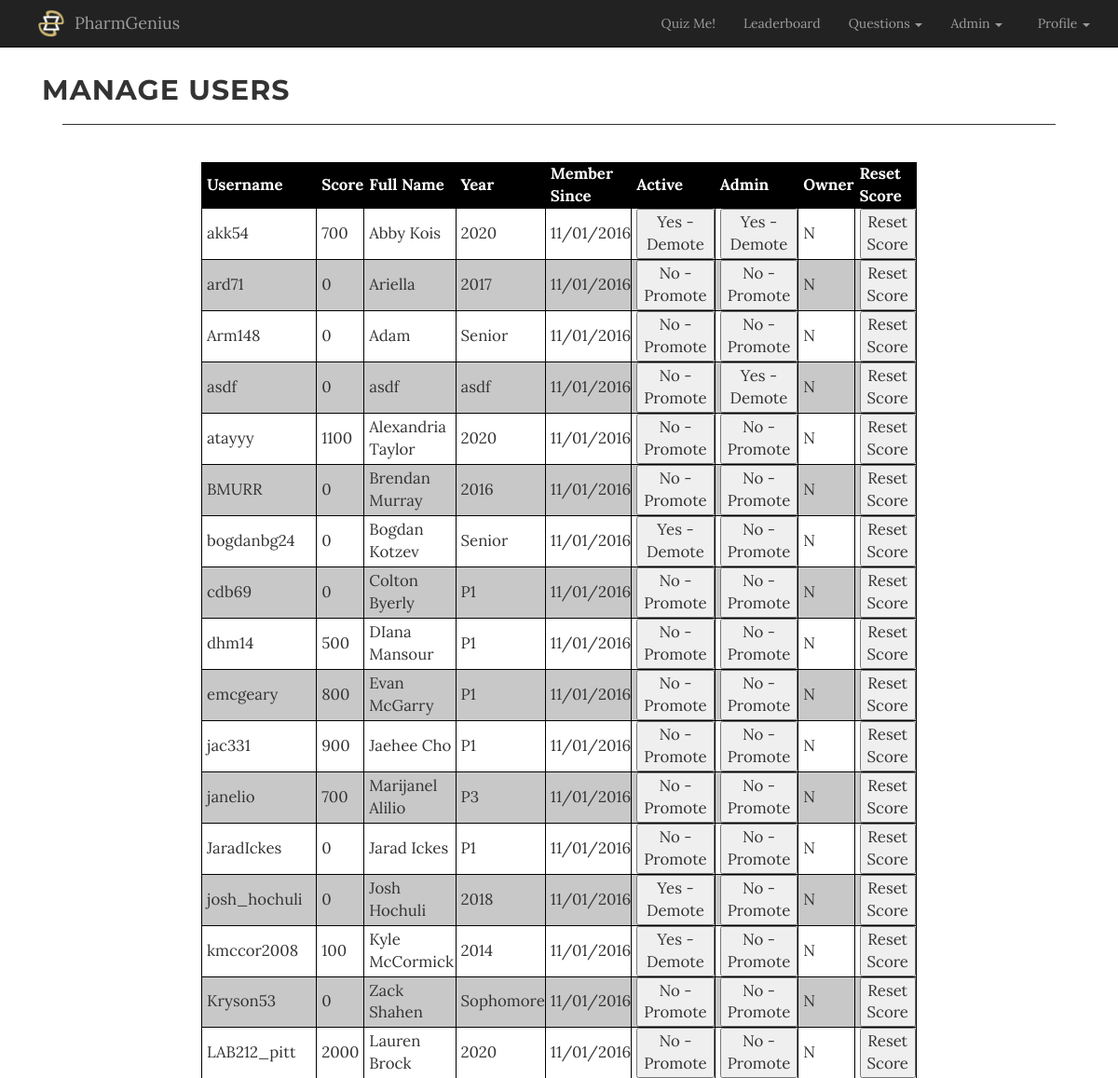
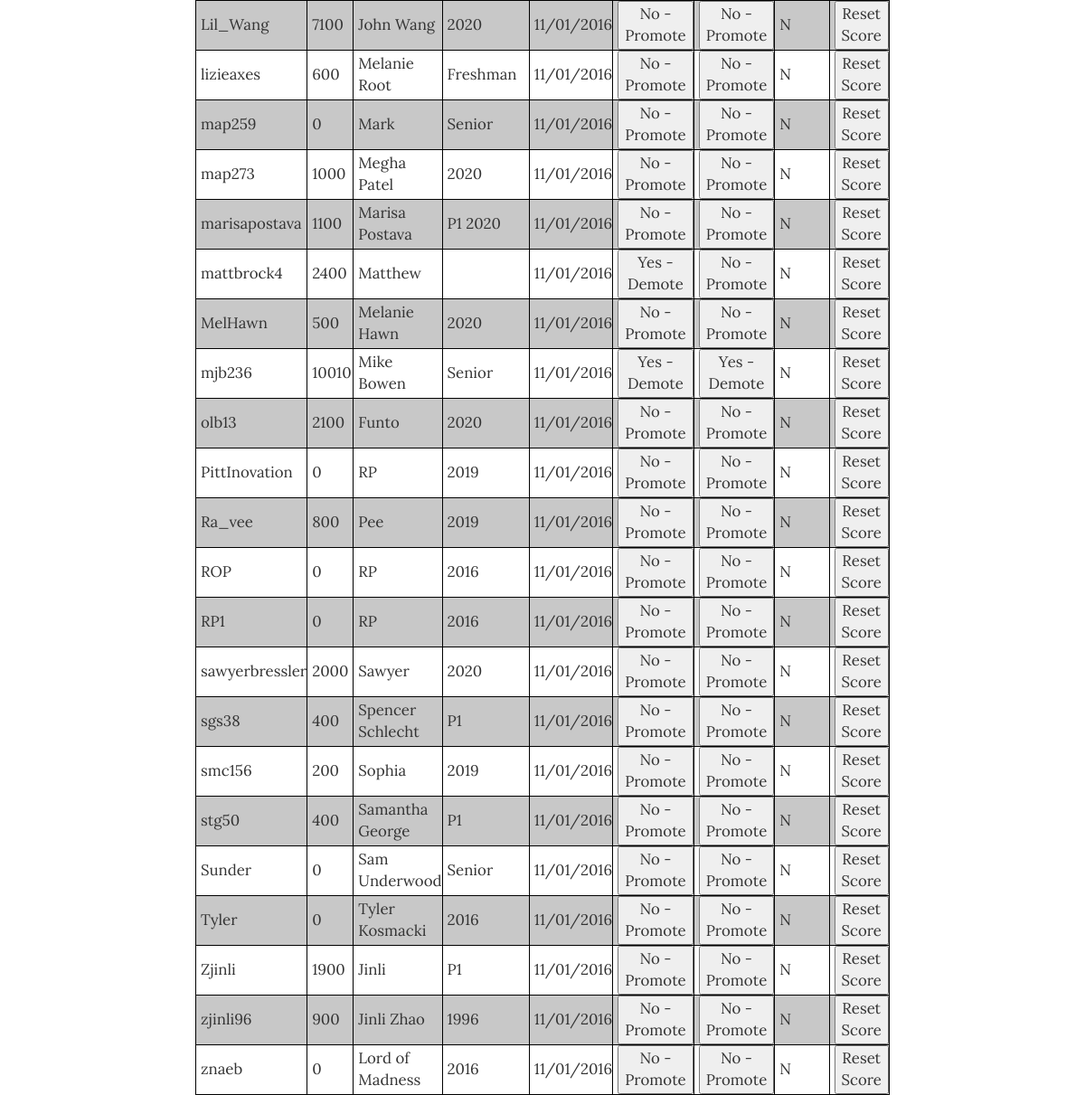
/manage_users.php (signed in, upper part), run on an earlier commit of the app's database (2 pictures, top to bottom).
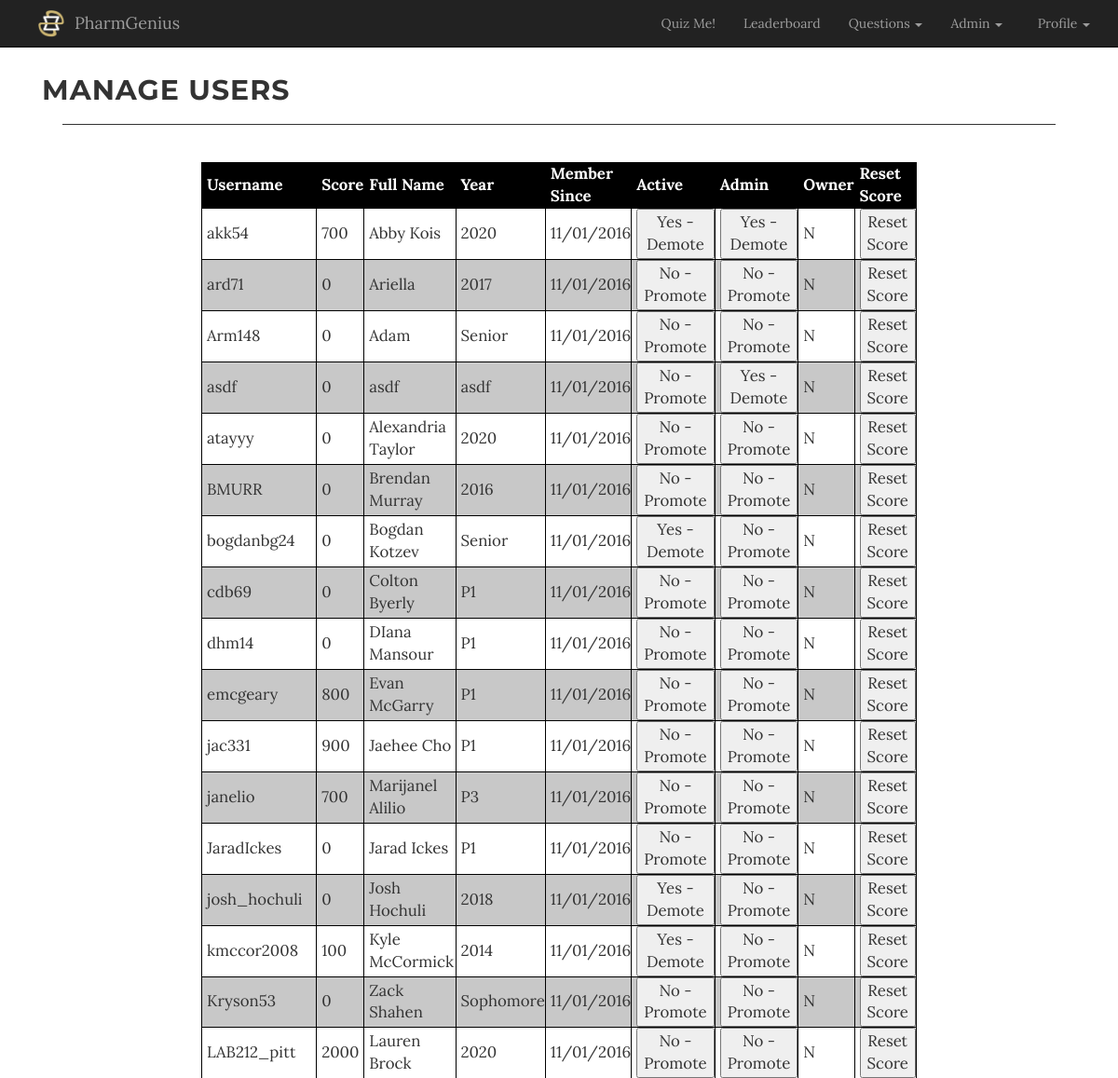
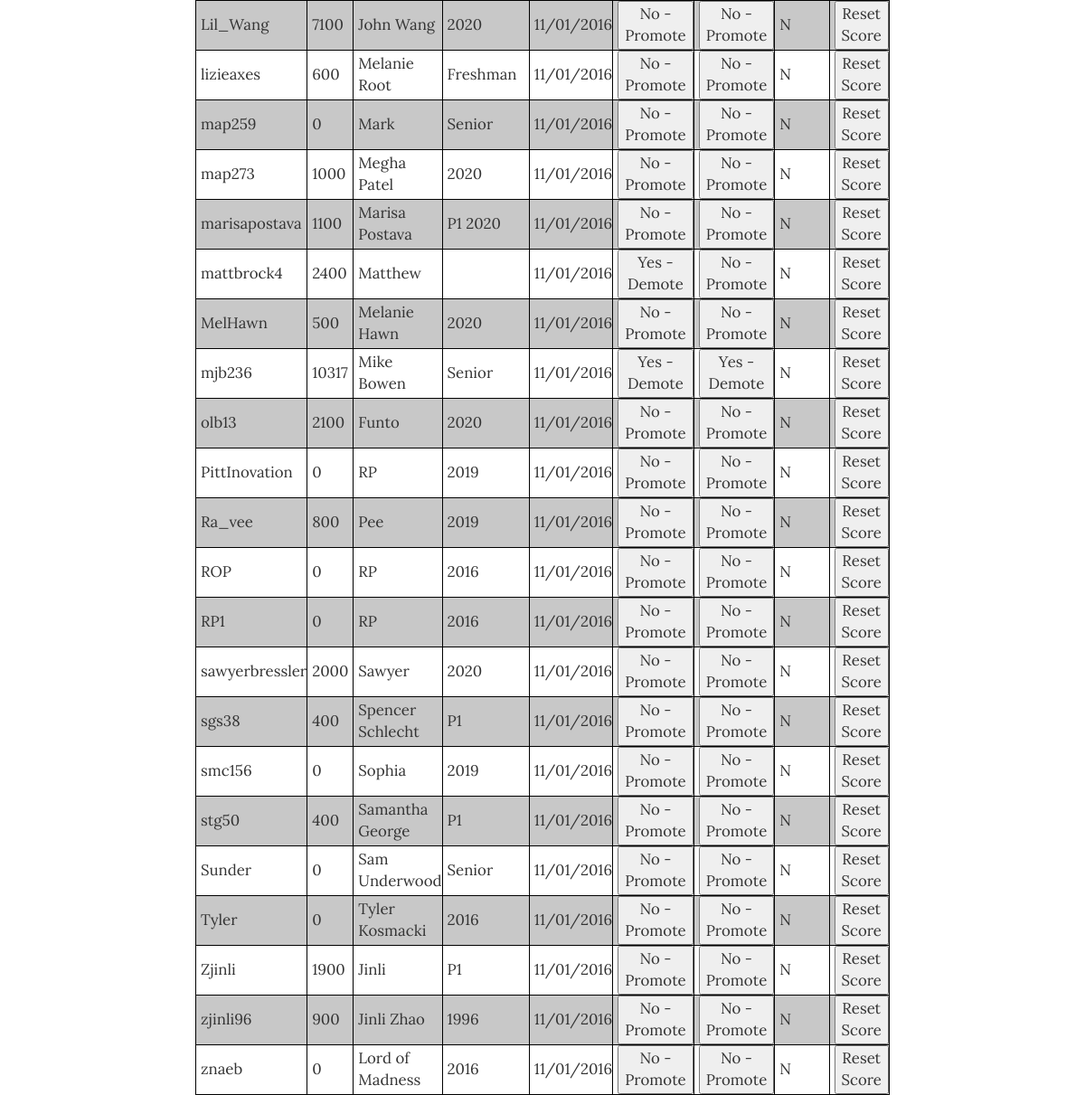
And on a later commit of the database (2 pictures, top to bottom).
### tables this page shows
CREATE TABLE `user_profile` (
  `username` varchar(20) NOT NULL,
  `full_name` varchar(50) NOT NULL,
  `year` varchar(10) NOT NULL,
  `employer` varchar(50) DEFAULT NULL,
  `interests` varchar(256) DEFAULT NULL,
  `bio` varchar(500) DEFAULT NULL,
  `image_url` varchar(256) DEFAULT NULL,
  `created_date` datetime NOT NULL DEFAULT CURRENT_TIMESTAMP,
  `last_updated_date` datetime NOT NULL DEFAULT CURRENT_TIMESTAMP ON UPDATE CURRENT_TIMESTAMP,
  `last_updated_by` varchar(20) NOT NULL
);

CREATE TABLE `user` (
  `username` varchar(20) NOT NULL,
  `password` varchar(60) NOT NULL,
  `email_address` varchar(256) NOT NULL,
  `score` int(10) NOT NULL DEFAULT '0',
  `admin_flag` enum('Y','N') NOT NULL DEFAULT 'N',
  `owner_flag` enum('Y','N') NOT NULL DEFAULT 'N',
  `active_flag` enum('Y','N') NOT NULL DEFAULT 'N',
  `registered_date` datetime NOT NULL DEFAULT CURRENT_TIMESTAMP
);

### public/manage_users.php (the view, shortened to what this page needs)
<?php require_once("../includes/db_connection.php"); ?>
<?php require_once("../includes/functions.php"); ?>
<?php
  $user_set = get_user_data();
  include("../includes/header.php");
?>
</head>
<body>
  <?php echo get_navbar(); ?>
  <br><br><br><br>
  <div class="container">
    <div class="container col-xs-12 text-center-div">
      <h2 class="inline-element">Manage Users</h2>
    </div>
    <div class="container col-xs-12"><hr></div>
    <div class="container col-xs-12"><br></div>
    <div class="container col-xs-12">
      <table id="usertable" class="usertable">
        <thead>
        <th>Username</th>
        <th>Score</th>
        <th>Full Name</th>
        <th>Year</th>
        <th>Member Since</th>
        <th>Active</th>
        <th>Admin</th>
        <th>Owner</th>
        <th>Reset Score</th>
        </thead>
        <tbody>
          <?php
            while ($user = mysqli_fetch_assoc($user_set)) {
              $table_row = "<tr><td>" . $user["username"] . "</td>";
              $table_row .= "<td id=\"score_{$user["username"]}\">" . $user["score"] . "</td>";
              $table_row .= "<td>" . $user["full_name"] . "</td>";
              $table_row .= "<td>" . $user["year"] . "</td>";
              $table_row .= "<td>" . $user["registered_date"] . "</td>";
              $table_row .= "<td>";
              $table_row .= "<button type=\"button\" id=\"active_flag_{$user["username"]}\" onclick=\"toggleStatus('active_flag', '{$user["username"]}')\">";
              $table_row .= ($user["active_flag"] == "Y") ? "Yes - Demote" : "No - Promote";
              $table_row .= "</td>";
              $table_row .= "<td>";
              $table_row .= "<button type=\"button\" id=\"admin_flag_{$user["username"]}\" onclick=\"toggleStatus('admin_flag', '{$user["username"]}')\">";
              $table_row .= ($user["admin_flag"] == "Y") ? "Yes - Demote" : "No - Promote";
              $table_row .= "</td>";
              $table_row .= "<td>" . $user["owner_flag"] . "</td>";
              $table_row .= "<td>";
              $table_row .= "<button type=\"button\" onclick=\"resetScore('{$user["username"]}')\">";
              $table_row .= "Reset Score";
              $table_row .= "</td>";
              $table_row .= "</tr>";
              echo $table_row;
            }
          ?>
        </tbody>
      </table>
    </div>
  </div>
<?php include("../includes/footer.php"); ?>

### includes/header.php (shortened to what this page needs)
<!DOCTYPE html>
<html lang="en">
<head>
  <link rel="stylesheet" href="../public/static/css/bootstrap.min.css">
  <link rel="stylesheet" href="../public/static/css/grayscale.css">
  <link rel="stylesheet" href="../public/static/css/style.css">
  <link rel="stylesheet" href="../public/static/css/font-awesome.min.css" type="text/css">

### includes/functions.php (shortened to what this page needs)
<?php
function get_navbar() {
  $html = navbar_open();
  if (is_logged_in()) {
    $html .=  user_navbar();
  } else {
    $html .= simple_navbar();
  }
  $html .= navbar_close();
  return $html;
}
function navbar_open() {
  $html = "<nav class = \"navbar navbar-inverse navbar-fixed-top\" style=\"height: auto;\">";
  $html .= "<div class = \"container\">";
  $html .= "<div class=\"navbar-header\">";
  $html .= "<img src=\"../public/static/img/logo.png\" class=\"logo\" width=\"30\" height=\"30\" alt=\"\"/>";
  $html .= "<a href=\"../public/index.php\" class=\"navbar-brand\">PharmGenius</a>";
  $html .= "<button class = \"navbar-toggle\" data-toggle= \"collapse\" data-target = \".navHeaderCollapse\">";
  $html .= "<span class=\"icon-bar\"></span>";
  $html .= "<span class=\"icon-bar\"></span>";
  $html .= "<span class=\"icon-bar\"></span>";
  $html .= "</button>";
  $html .= "</div>";
  $html .= "<div class = \"collapse navbar-collapse navHeaderCollapse\">";
  $html .= "<ul class = \"nav navbar-nav navbar-right\">";
  return $html;
}
function navbar_close() {
  $html = "</ul></div></div></nav>";
  return $html;
}
function admin_navbar() {
  $html = "<li class=\"dropdown\">";
  $html .= "<a href=\"\" class=\"dropdown-toggle\" data-toggle=\"dropdown\"><span>Admin&nbsp;</span><b class=\"caret\"></b></a>";
  $html .= "<ul class=\"dropdown-menu\">";
  $html .= "<li><a href=\"../public/review_categories.php\" id=\"reviewCats\" class=\"nav-button\">View Category Database</a></li>";
  $html .= "<li><a href=\"../public/manage_users.php\" id=\"manageUsers\" class=\"nav-button\">Manage Users</a></li>";
  $html .= "</ul></li>";
  return $html;
}
function user_navbar() {
  $html = "<li><a href=\"../public/select_quiz.php\" id=\"quizme\" class=\"nav-button\">Quiz Me!</a></li>";
  $html .= "<li><a href=\"../public/leaderboard.php\" id=\"leaderboard\" class=\"nav-button\">Leaderboard</a></li>";
  $html .= "<li class=\"dropdown\">";
  $html .= "<a href=\"\" class=\"dropdown-toggle\" data-toggle=\"dropdown\"><span>Questions&nbsp;</span><b class=\"caret\"></b></a>";
  $html .= "<ul class=\"dropdown-menu\">";
  $html .= "<li><a href=\"../public/review_my_questions.php\" id=\"myQuestions\">Your Questions</a></li>";
  $html .= "<li><a href=\"../public/submit_new.php\" id=\"submitNew\">Submit A Question</a></li>";
  $html .= "<li><a href=\"../public/review_new_questions.php\" id=\"ReviewNew\" class=\"nav-button\">Review New Questions</a></li>";
  $html .= "<li><a href=\"../public/review_old_questions.php\" id=\"ReviewOld\" class=\"nav-button\">View Question Database</a></li>";
  $html .= "</ul></li>";
  if (is_user_admin()) {
    $html .= admin_navbar();
  }
  $html .= "<li class=\"dropdown\">";
  $html .= "<a href=\"../public/index.php\" class=\"dropdown-toggle\" data-toggle=\"dropdown\">";
  $html .= "<span class=\"profile-container\">";
  $html .= "<img src=\"";
  $image_url = get_image_url($_SESSION["username"]);
  $html .= ($image_url == null) ? "../public/static/img/logo.png\"" : "{$image_url}\" ";
  $html .= "class=\"profile-small\" alt=\"\"/>&nbsp;&nbsp;Profile&nbsp;</span><b class=\"caret\" style=\"font-size:1.5em;\"></b></a>";
  $html .= "<ul class=\"dropdown-menu\">";
  $html .= "<li><a href=\"../public/profile.php?id=";
  $html .= htmlentities($_SESSION["username"]);
  $html .= "\">View Profile</a></li>";
  $html .= "<li><a href=\"#sendbugreport\" data-toggle=\"modal\">Report a Bug</a></li>";
  $html .= "<li><a href=\"../public/logout.php\">Sign Out</a></li>";
  $html .= "</ul></li>";
  return $html;
}
function mysql_prep($string) {
    global $connection;
    $escaped_string = mysqli_real_escape_string($connection, $string);
    return $escaped_string;
  }
function get_user_data() {
  global $connection;
  $query = "SELECT u.username, u.score, p.full_name, p.year, u.admin_flag, u.active_flag, u.owner_flag, DATE_FORMAT(u.registered_date,'%m/%d/%Y') as registered_date ";
  $query .= "FROM user u ";
  $query .= "JOIN user_profile p on p.username = u.username ";
  $query .= "ORDER BY username ASC ";
  $user_set = mysqli_query($connection, $query);
  return $user_set;
}
function get_image_url($username) {
  global $connection;
  $safe_username = mysql_prep($username);
  $query = "SELECT image_url ";
  $query .= "FROM user_profile ";
  $query .= "WHERE username = '{$safe_username}' ";
  $user_set = mysqli_query($connection, $query);
  if ($user = mysqli_fetch_assoc($user_set)) {
    $file_path = "../public/" . $user["image_url"];
    return $file_path;
  }
  return null;
}
function is_user_admin() {
  if (is_logged_in()) {
    return $_SESSION["admin_flag"] === "Y";
  } else {
    return false;
  }
}
function is_logged_in() {
  return (isset($_SESSION["username"]));
}
?>

### includes/footer.php (shortened to what this page needs)
</body>
</html>

### public/static/css/grayscale.css (style rules this page uses)
body { width: 100%; height: 100%; font-family: Lora,"Helvetica Neue",Helvetica,Arial,sans-serif; }
html { width: 100%; height: 100%; }
h1, h2, h3, h4, h5, h6 { margin: 0 0 35px; text-transform: uppercase; font-family: Montserrat,"Helvetica Neue",Helvetica,Arial,sans-serif; font-weight: 700; letter-spacing: 1px; }
a { color: #3333cc; -webkit-transition: all .2s ease-in-out; -moz-transition: all .2s ease-in-out; transition: all .2s ease-in-out; }
body { webkit-tap-highlight-color: rgba(255,255,255,.2); }
table#usertable tr:nth-child(even) { background-color: rgb(200, 200, 200); }
table#usertable tr:nth-child(odd) { background-color:#fff; }
table#usertable th { background-color: black; color: white; padding-left: 5px; }
table#usertable td { padding-left: 5px; }
table.usertable { font-size: 1.2em; }
.inline-element { display: inline; }

### public/static/css/style.css (style rules this page uses)
table { width:50%; margin: auto }
table, th, td { border: 1px solid black; border-collapse: collapse; }
th, td { text-align: left; }
.nav-button { height:auto; }
span.profile-container { overflow: hidden; width: 25px; height: 25px; }
img.logo { float: left; margin-top: 10px; margin-right: 10px; margin-left: 10px; }
hr { border: 0; clear:both; display:block; width: 96%; background-color:#333; height: 1px; }

What changed in the data, as far as the page shows it:
changed through a linked row, user_profile "Alexandria Taylor": user.score "1100" → "0"
changed through a linked row, user_profile "DIana Mansour": user.score "500" → "0"
changed user_profile "Mike Bowen": last_updated_by.score "10010" → "10317"
changed through a linked row, user_profile "Sophia": user.score "200" → "0"
